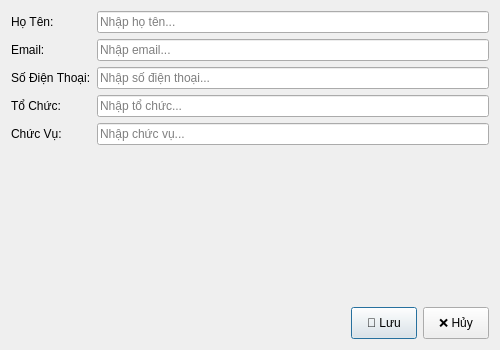
<?xml version="1.0" encoding="UTF-8"?>
<ui version="4.0">
 <class>AttendeeDialog</class>
 <widget class="QDialog" name="AttendeeDialog">
  <property name="geometry">
   <rect>
    <x>0</x>
    <y>0</y>
    <width>500</width>
    <height>350</height>
   </rect>
  </property>
  <property name="windowTitle">
   <string>Thêm/Sửa Người Tham Dự</string>
  </property>
  <layout class="QVBoxLayout" name="verticalLayout">
   <item>
    <layout class="QFormLayout" name="formLayout">
     <item row="0" column="0">
      <widget class="QLabel" name="label">
       <property name="text">
        <string>Họ Tên:</string>
       </property>
      </widget>
     </item>
     <item row="0" column="1">
      <widget class="QLineEdit" name="nameInput">
       <property name="placeholderText">
        <string>Nhập họ tên...</string>
       </property>
      </widget>
     </item>
     <item row="1" column="0">
      <widget class="QLabel" name="label_2">
       <property name="text">
        <string>Email:</string>
       </property>
      </widget>
     </item>
     <item row="1" column="1">
      <widget class="QLineEdit" name="emailInput">
       <property name="placeholderText">
        <string>Nhập email...</string>
       </property>
      </widget>
     </item>
     <item row="2" column="0">
      <widget class="QLabel" name="label_3">
       <property name="text">
        <string>Số Điện Thoại:</string>
       </property>
      </widget>
     </item>
     <item row="2" column="1">
      <widget class="QLineEdit" name="phoneInput">
       <property name="placeholderText">
        <string>Nhập số điện thoại...</string>
       </property>
      </widget>
     </item>
     <item row="3" column="0">
      <widget class="QLabel" name="label_4">
       <property name="text">
        <string>Tổ Chức:</string>
       </property>
      </widget>
     </item>
     <item row="3" column="1">
      <widget class="QLineEdit" name="organizationInput">
       <property name="placeholderText">
        <string>Nhập tổ chức...</string>
       </property>
      </widget>
     </item>
     <item row="4" column="0">
      <widget class="QLabel" name="label_5">
       <property name="text">
        <string>Chức Vụ:</string>
       </property>
      </widget>
     </item>
     <item row="4" column="1">
      <widget class="QLineEdit" name="positionInput">
       <property name="placeholderText">
        <string>Nhập chức vụ...</string>
       </property>
      </widget>
     </item>
    </layout>
   </item>
   <item>
    <spacer name="verticalSpacer">
     <property name="orientation">
      <enum>Qt::Vertical</enum>
     </property>
     <property name="sizeHint" stdset="0">
      <size>
       <width>20</width>
       <height>40</height>
      </size>
     </property>
    </spacer>
   </item>
   <item>
    <layout class="QHBoxLayout" name="horizontalLayout">
     <item>
      <spacer name="horizontalSpacer">
       <property name="orientation">
        <enum>Qt::Horizontal</enum>
       </property>
       <property name="sizeHint" stdset="0">
        <size>
         <width>40</width>
         <height>20</height>
        </size>
       </property>
      </spacer>
     </item>
     <item>
      <widget class="QPushButton" name="btnSave">
       <property name="text">
        <string>💾 Lưu</string>
       </property>
       <property name="styleSheet">
        <string notr="true">padding: 8px 15px;</string>
       </property>
      </widget>
     </item>
     <item>
      <widget class="QPushButton" name="btnCancel">
       <property name="text">
        <string>❌ Hủy</string>
       </property>
       <property name="styleSheet">
        <string notr="true">padding: 8px 15px;</string>
       </property>
      </widget>
     </item>
    </layout>
   </item>
  </layout>
 </widget>
 <resources/>
 <connections>
  <connection>
   <sender>btnCancel</sender>
   <signal>clicked()</signal>
   <receiver>AttendeeDialog</receiver>
   <slot>reject()</slot>
   <hints>
    <hint type="sourcelabel">
     <x>400</x>
     <y>300</y>
    </hint>
    <hint type="destinationlabel">
     <x>250</x>
     <y>175</y>
    </hint>
   </hints>
  </connection>
 </connections>
</ui>
